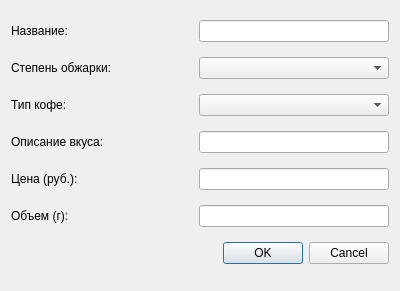
<?xml version="1.0" encoding="UTF-8"?>
<ui version="4.0">
 <class>Form</class>
 <widget class="QWidget" name="Form">
  <property name="geometry">
   <rect>
    <x>0</x>
    <y>0</y>
    <width>400</width>
    <height>291</height>
   </rect>
  </property>
  <property name="windowTitle">
   <string>Form</string>
  </property>
  <layout class="QVBoxLayout" name="verticalLayout">
   <item>
    <layout class="QHBoxLayout" name="horizontalLayout">
     <item>
      <widget class="QLabel" name="label">
       <property name="sizePolicy">
        <sizepolicy hsizetype="Fixed" vsizetype="Fixed">
         <horstretch>0</horstretch>
         <verstretch>0</verstretch>
        </sizepolicy>
       </property>
       <property name="text">
        <string>Название:</string>
       </property>
      </widget>
     </item>
     <item>
      <spacer name="horizontalSpacer">
       <property name="orientation">
        <enum>Qt::Horizontal</enum>
       </property>
       <property name="sizeType">
        <enum>QSizePolicy::Maximum</enum>
       </property>
       <property name="sizeHint" stdset="0">
        <size>
         <width>127</width>
         <height>20</height>
        </size>
       </property>
      </spacer>
     </item>
     <item>
      <widget class="QLineEdit" name="name_line">
       <property name="minimumSize">
        <size>
         <width>190</width>
         <height>20</height>
        </size>
       </property>
      </widget>
     </item>
    </layout>
   </item>
   <item>
    <layout class="QHBoxLayout" name="horizontalLayout_2">
     <item>
      <widget class="QLabel" name="label_2">
       <property name="sizePolicy">
        <sizepolicy hsizetype="Fixed" vsizetype="Fixed">
         <horstretch>0</horstretch>
         <verstretch>0</verstretch>
        </sizepolicy>
       </property>
       <property name="text">
        <string>Степень обжарки:</string>
       </property>
      </widget>
     </item>
     <item>
      <spacer name="horizontalSpacer_3">
       <property name="orientation">
        <enum>Qt::Horizontal</enum>
       </property>
       <property name="sizeType">
        <enum>QSizePolicy::Maximum</enum>
       </property>
       <property name="sizeHint" stdset="0">
        <size>
         <width>115</width>
         <height>20</height>
        </size>
       </property>
      </spacer>
     </item>
     <item>
      <widget class="QComboBox" name="roastings_list">
       <property name="minimumSize">
        <size>
         <width>190</width>
         <height>20</height>
        </size>
       </property>
      </widget>
     </item>
    </layout>
   </item>
   <item>
    <layout class="QHBoxLayout" name="horizontalLayout_4">
     <item>
      <widget class="QLabel" name="label_4">
       <property name="sizePolicy">
        <sizepolicy hsizetype="Fixed" vsizetype="Fixed">
         <horstretch>0</horstretch>
         <verstretch>0</verstretch>
        </sizepolicy>
       </property>
       <property name="text">
        <string>Тип кофе:</string>
       </property>
      </widget>
     </item>
     <item>
      <spacer name="horizontalSpacer_2">
       <property name="orientation">
        <enum>Qt::Horizontal</enum>
       </property>
       <property name="sizeHint" stdset="0">
        <size>
         <width>40</width>
         <height>20</height>
        </size>
       </property>
      </spacer>
     </item>
     <item>
      <widget class="QComboBox" name="types_list">
       <property name="minimumSize">
        <size>
         <width>190</width>
         <height>20</height>
        </size>
       </property>
      </widget>
     </item>
    </layout>
   </item>
   <item>
    <layout class="QHBoxLayout" name="horizontalLayout_3">
     <item>
      <widget class="QLabel" name="label_3">
       <property name="sizePolicy">
        <sizepolicy hsizetype="Fixed" vsizetype="Fixed">
         <horstretch>0</horstretch>
         <verstretch>0</verstretch>
        </sizepolicy>
       </property>
       <property name="text">
        <string>Описание вкуса:</string>
       </property>
      </widget>
     </item>
     <item>
      <spacer name="horizontalSpacer_4">
       <property name="orientation">
        <enum>Qt::Horizontal</enum>
       </property>
       <property name="sizeType">
        <enum>QSizePolicy::Maximum</enum>
       </property>
       <property name="sizeHint" stdset="0">
        <size>
         <width>150</width>
         <height>20</height>
        </size>
       </property>
      </spacer>
     </item>
     <item>
      <widget class="QLineEdit" name="taste_line">
       <property name="minimumSize">
        <size>
         <width>190</width>
         <height>20</height>
        </size>
       </property>
      </widget>
     </item>
    </layout>
   </item>
   <item>
    <layout class="QHBoxLayout" name="horizontalLayout_6">
     <item>
      <widget class="QLabel" name="label_5">
       <property name="sizePolicy">
        <sizepolicy hsizetype="Fixed" vsizetype="Fixed">
         <horstretch>0</horstretch>
         <verstretch>0</verstretch>
        </sizepolicy>
       </property>
       <property name="text">
        <string>Цена (руб.):</string>
       </property>
      </widget>
     </item>
     <item>
      <spacer name="horizontalSpacer_5">
       <property name="orientation">
        <enum>Qt::Horizontal</enum>
       </property>
       <property name="sizeHint" stdset="0">
        <size>
         <width>40</width>
         <height>20</height>
        </size>
       </property>
      </spacer>
     </item>
     <item>
      <widget class="QLineEdit" name="price_line">
       <property name="minimumSize">
        <size>
         <width>190</width>
         <height>0</height>
        </size>
       </property>
      </widget>
     </item>
    </layout>
   </item>
   <item>
    <layout class="QHBoxLayout" name="horizontalLayout_7">
     <item>
      <widget class="QLabel" name="label_6">
       <property name="text">
        <string>Объем (г): </string>
       </property>
      </widget>
     </item>
     <item>
      <spacer name="horizontalSpacer_6">
       <property name="orientation">
        <enum>Qt::Horizontal</enum>
       </property>
       <property name="sizeHint" stdset="0">
        <size>
         <width>40</width>
         <height>20</height>
        </size>
       </property>
      </spacer>
     </item>
     <item>
      <widget class="QLineEdit" name="extent_line">
       <property name="minimumSize">
        <size>
         <width>190</width>
         <height>0</height>
        </size>
       </property>
      </widget>
     </item>
    </layout>
   </item>
   <item>
    <layout class="QHBoxLayout" name="horizontalLayout_5">
     <item>
      <widget class="QLabel" name="status_label">
       <property name="text">
        <string/>
       </property>
      </widget>
     </item>
     <item>
      <widget class="QDialogButtonBox" name="buttonBox">
       <property name="standardButtons">
        <set>QDialogButtonBox::Cancel|QDialogButtonBox::Ok</set>
       </property>
       <property name="centerButtons">
        <bool>false</bool>
       </property>
      </widget>
     </item>
    </layout>
   </item>
  </layout>
 </widget>
 <resources/>
 <connections/>
</ui>
